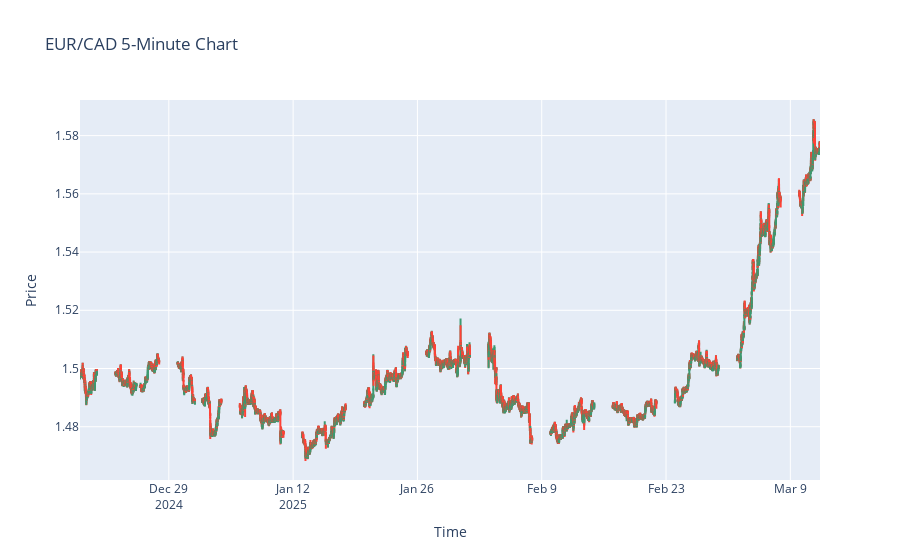

Source (notebook cell):
### Code cell
import plotly.graph_objects as go
import pandas as pd
import yfinance as yf
import time
import numpy as np
from datetime import datetime, timedelta
from sklearn.ensemble import RandomForestClassifier
from sklearn.model_selection import train_test_split
from sklearn.preprocessing import StandardScaler
from IPython.display import clear_output, display

def get_eurcad_data(interval="5m", period="60d"):
    try:
        eurcad = yf.Ticker("EURCAD=X")
        data = eurcad.history(period=period, interval=interval)
        return data
    except Exception as e:
        print(f"Error fetching data: {e}")
        return None

def feature_engineering(data):
    data['Return'] = data['Close'].pct_change()
    data['SMA_9'] = data['Close'].rolling(window=9).mean()
    data['SMA_18'] = data['Close'].rolling(window=18).mean()
    data['Volatility'] = data['Close'].rolling(window=20).std()
    data['High_Low_Range'] = data['High'] - data['Low']
    data['Breakout'] = (data['Close'] > data['Close'].rolling(window=20).max()).astype(int)
    data['Breakout_Fade'] = (data['Close'] < data['Close'].rolling(window=10).min()).astype(int)
    data.dropna(inplace=True)
    return data

def prepare_ml_data(data):
    feature_columns = ['Return', 'SMA_9', 'SMA_18', 'Volatility', 'High_Low_Range', 'Breakout', 'Breakout_Fade']
    X = data[feature_columns]
    y = np.where(data['Close'].shift(-1) > data['Close'], 1, 0)  # 1 for Buy, 0 for Sell
    return X, y

def train_ml_model():
    data = get_eurcad_data()
    if data is None:
        return None
    data = feature_engineering(data)
    X, y = prepare_ml_data(data)
    X_train, X_test, y_train, y_test = train_test_split(X, y, test_size=0.2, random_state=42)
    scaler = StandardScaler()
    X_train = scaler.fit_transform(X_train)
    X_test = scaler.transform(X_test)
    model = RandomForestClassifier(n_estimators=100, random_state=42)
    model.fit(X_train, y_train)
    accuracy = model.score(X_test, y_test)
    print(f"Model trained with accuracy: {accuracy:.2f}")
    return model, scaler

def analyze_and_generate_signals(data, model, scaler):
    if data is None or data.empty or len(data) < 20:
        return None, None
    
    data = feature_engineering(data)
    X_latest = data.iloc[-1:][['Return', 'SMA_9', 'SMA_18', 'Volatility', 'High_Low_Range', 'Breakout', 'Breakout_Fade']]
    X_latest = scaler.transform(X_latest)
    prediction = model.predict(X_latest)[0]
    
    signal_type = "CALL 🟩" if prediction == 1 else "PUT 🟥"
    current_time = datetime.utcnow() - timedelta(hours=3)
    trade_time = (current_time + timedelta(minutes=5)).strftime("%H:%M")
    signal_text = f"💰 5 minutes expiry\nEUR/CAD;{trade_time};{signal_type}\n🕐 TIME TO {trade_time}"
    return signal_text, trade_time

def create_candlestick_chart(data, title):
    if data is None or data.empty:
        print(f"No data to display for {title}.")
        return None
    
    fig = go.Figure(data=[go.Candlestick(x=data.index,
                                         open=data['Open'],
                                         high=data['High'],
                                         low=data['Low'],
                                         close=data['Close'])])
    fig.update_layout(title=title, xaxis_title='Time', yaxis_title='Price', xaxis_rangeslider_visible=False)
    return fig

def update_charts_and_signals():
    model, scaler = train_ml_model()
    if model is None:
        print("Model training failed.")
        return
    
    signals_history = []
    try:
        while True:
            data_5min = get_eurcad_data(interval="5m")
            fig_5min = create_candlestick_chart(data_5min, "EUR/CAD 5-Minute Chart")
            
            if fig_5min is not None:
                signal_text, trade_time = analyze_and_generate_signals(data_5min, model, scaler)
                
                if signal_text:
                    signals_history.append(signal_text)
                    signals_history = signals_history[-5:]
                    clear_output(wait=True)
                    display(fig_5min)
                    print("Trading Signals:")
                    for signal in signals_history:
                        print(signal)
                else:
                    clear_output(wait=True)
                    display(fig_5min)
                    print("No New Trading Signals")
            
            time.sleep(600)  # 10-minute interval
    except KeyboardInterrupt:
        print("Chart update stopped.")

if __name__ == "__main__":
    update_charts_and_signals()

### Figure 1 — Plotly figure (JSON) as saved in the notebook; plotly's stock layout.template omitted (floating-point values rounded to 4 significant figures; data arrays with more than 128 entries replaced by an {"elided": "..."} marker saying what was removed)
{"data": [{"close": {"elided": "16514 float values"}, "high": {"elided": "16514 float values"}, "low": {"elided": "16514 float values"}, "open": {"elided": "16514 float values"}, "type": "candlestick", "x": {"elided": "16514 str values"}}], "layout": {"title": {"text": "EUR/CAD 5-Minute Chart"}, "xaxis": {"rangeslider": {"visible": false}, "title": {"text": "Time"}}, "yaxis": {"title": {"text": "Price"}}}}
